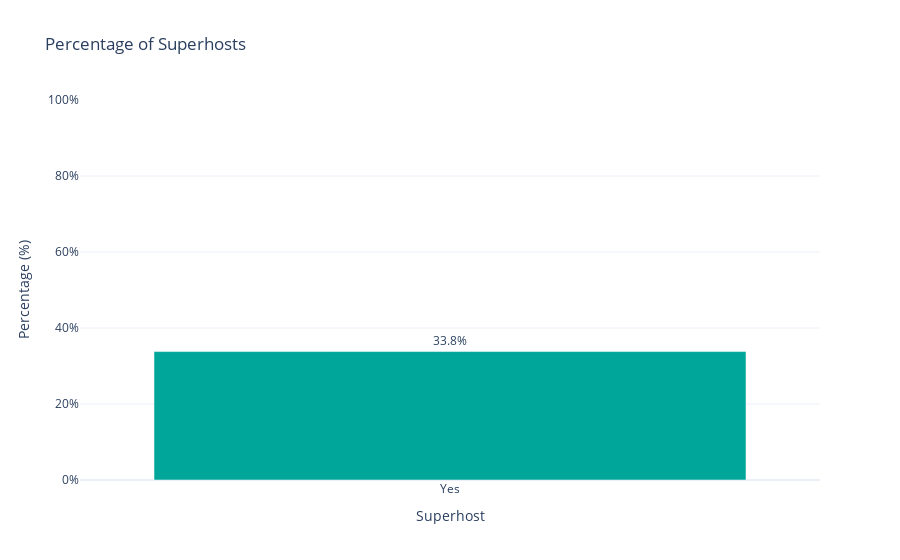

The notebook cell this image was saved under:
### Code cell
# Count occurrences of superhost values and calculate percentages
superhost = airbnb["host_is_superhost"].value_counts(normalize=True).reset_index(name="percentage")
superhost.rename(columns={"host_is_superhost": "Superhost"}, inplace=True)
superhost = superhost[superhost["Superhost"] == "t"]
superhost["Superhost"] = superhost["Superhost"].replace({"t": "Yes"})

superhost_count = airbnb.loc[airbnb["host_is_superhost"]=="t"].shape[0]

# Convert fraction to percentage (optional)
superhost["percentage"] *= 100  

# Create a bar chart with percentage values
fig_superhost = px.bar(superhost,
                       x="Superhost",
                       y="percentage",
                       text=superhost["percentage"].apply(lambda x: f"{x:.1f}%"),
                       labels={"percentage": "Percentage (%)", "t":"Superhost"},
                       template = "plotly_white",
                       color_discrete_sequence=["#00A699"],
                       title="Percentage of Superhosts")

# Customize layout for better visibility
fig_superhost.update_traces(textposition="outside")  # Show labels outside bars
fig_superhost.update_layout(yaxis_ticksuffix="%", yaxis_range=[0, 100])  # Ensure percentage format

fig_superhost.show()

### Figure 1 — Plotly figure (JSON) as saved in the notebook; plotly's stock layout.template omitted (floating-point values rounded to 4 significant figures)
{"data": [{"alignmentgroup": "True", "hovertemplate": "Superhost=%{x}<br>Percentage (%)=%{y}<br>text=%{text}<extra></extra>", "legendgroup": "", "marker": {"color": "#00A699", "pattern": {"shape": ""}}, "name": "", "offsetgroup": "", "orientation": "v", "showlegend": false, "text": ["33.8%"], "textposition": "outside", "type": "bar", "x": ["Yes"], "xaxis": "x", "y": [33.79], "yaxis": "y"}], "layout": {"barmode": "relative", "legend": {"tracegroupgap": 0}, "title": {"text": "Percentage of Superhosts"}, "xaxis": {"anchor": "y", "domain": [0, 1], "title": {"text": "Superhost"}}, "yaxis": {"anchor": "x", "domain": [0, 1], "range": [0, 100], "ticksuffix": "%", "title": {"text": "Percentage (%)"}}}}
